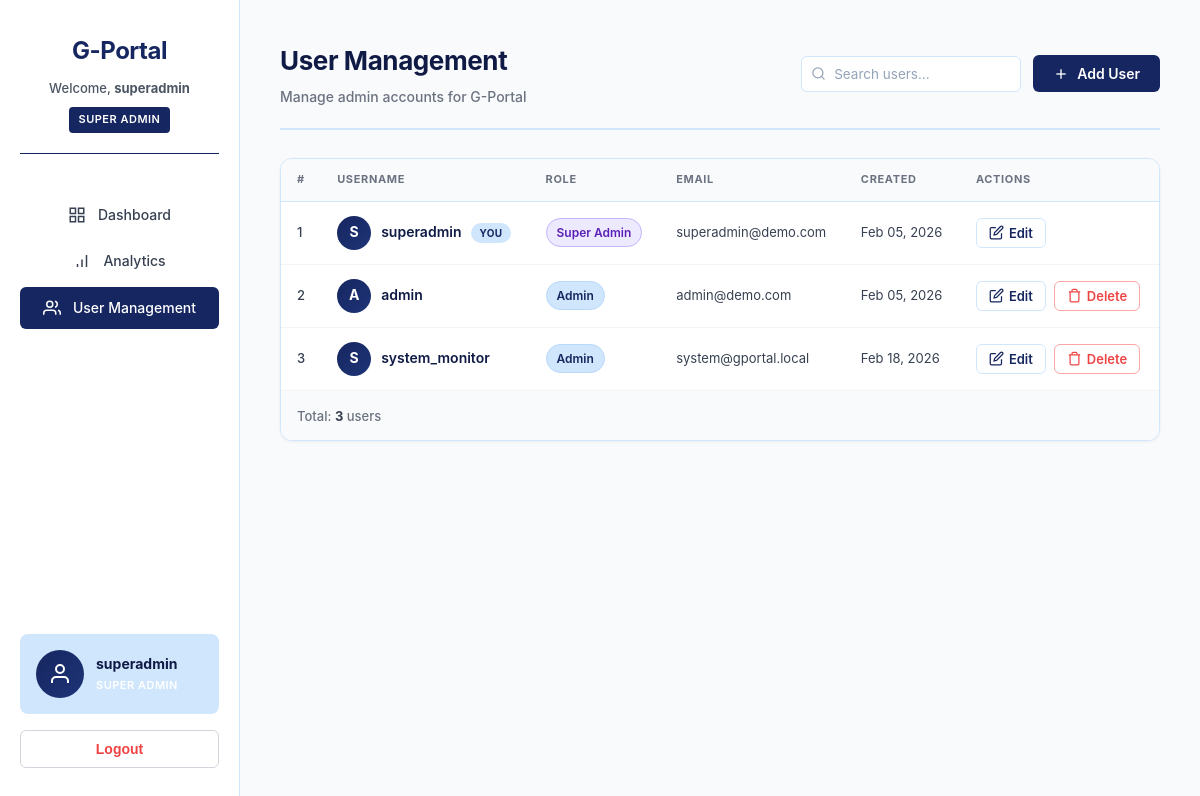
/pages/users.php (signed in), run on the app's committed database.
### tables this page shows
CREATE TABLE `users` (
  `id` int(10) UNSIGNED NOT NULL,
  `username` varchar(50) NOT NULL,
  `password` varchar(255) NOT NULL,
  `role` enum('Super Admin','Admin') NOT NULL,
  `email` varchar(255) DEFAULT NULL COMMENT 'Email for notifications (IT specialist will configure)',
  `created_at` timestamp NOT NULL DEFAULT current_timestamp()
);

### config/session.php (called while the page is built, shortened)
<?php
function getCurrentUser() {
    return [
        'id'       => $_SESSION['user_id'] ?? null,
        'username' => $_SESSION['username'] ?? null,
        'role'     => $_SESSION['role'] ?? null
    ];
}
?>

### pages/users.php (the view, shortened to what this page needs)
<?php
require_once '../config/session.php';
$currentUser = getCurrentUser();
$conn = getDBConnection();
$result = $conn->query("SELECT id, username, role, email, created_at FROM users ORDER BY FIELD(role, 'Super Admin', 'Admin'), username ASC");
$users = [];
while ($row = $result->fetch_assoc()) { $users[] = $row; }
?>
<!DOCTYPE html>
<html lang="en">
<head>
    <link rel="stylesheet" href="../assets/css/style.css">
    <link rel="stylesheet" href="../assets/css/users.css">
</head>
<body>
<div class="container">
    <aside class="sidebar">
        <div class="sidebar-header">
            <h1>G-Portal</h1>
            <div class="user-info">
                Welcome, <strong><?php echo htmlspecialchars($currentUser['username']); ?></strong>
                <span class="user-role"><?php echo htmlspecialchars($currentUser['role']); ?></span>
            </div>
        </div>
        <nav>
            <ul class="nav-menu">
                <li>
                    <a href="dashboard.php">
                        <svg width="18" height="18" viewBox="0 0 24 24" fill="none" stroke="currentColor" stroke-width="2"><rect x="3" y="3" width="7" height="7"></rect><rect x="14" y="3" width="7" height="7"></rect><rect x="14" y="14" width="7" height="7"></rect><rect x="3" y="14" width="7" height="7"></rect></svg>
                        Dashboard
                    </a>
                </li>
                <li>
                    <a href="analytics.php">
                        <svg width="18" height="18" viewBox="0 0 24 24" fill="none" stroke="currentColor" stroke-width="2"><line x1="12" y1="20" x2="12" y2="10"></line><line x1="18" y1="20" x2="18" y2="4"></line><line x1="6" y1="20" x2="6" y2="16"></line></svg>
                        Analytics
                    </a>
                </li>
                <li>
                    <a href="users.php" class="active">
                        <svg width="18" height="18" viewBox="0 0 24 24" fill="none" stroke="currentColor" stroke-width="2"><path d="M17 21v-2a4 4 0 0 0-4-4H5a4 4 0 0 0-4 4v2"></path><circle cx="9" cy="7" r="4"></circle><path d="M23 21v-2a4 4 0 0 0-3-3.87"></path><path d="M16 3.13a4 4 0 0 1 0 7.75"></path></svg>
                        User Management
                    </a>
                </li>
            </ul>
            <div class="user-profile">
                <div class="user-avatar-large">
                    <svg width="24" height="24" viewBox="0 0 24 24" fill="none" stroke="currentColor" stroke-width="2"><path d="M20 21v-2a4 4 0 0 0-4-4H8a4 4 0 0 0-4 4v2"></path><circle cx="12" cy="7" r="4"></circle></svg>
                </div>
                <div class="user-info">
                    <div class="user-name"><?php echo htmlspecialchars($currentUser['username']); ?></div>
                    <div class="user-role"><?php echo htmlspecialchars($currentUser['role']); ?></div>
                </div>
            </div>
            <form action="../backend/logout.php" method="POST">
                <button type="submit" class="btn-logout">Logout</button>
            </form>
        </nav>
    </aside>
    <main class="main-content">
        <div class="page-header-users">
            <div>
                <h2 class="page-title-users">User Management</h2>
                <p class="page-subtitle-users">Manage admin accounts for G-Portal</p>
            </div>
            <div class="users-header-right">
                <div class="users-search-wrap">
                    <input type="text" id="userSearchInput" class="users-search-input"
                           placeholder="Search users..."
                           oninput="searchUsers(this.value)">
                </div>
                <button class="btn-add-user" onclick="openAddUserModal()">
                    <svg width="16" height="16" viewBox="0 0 24 24" fill="none" stroke="currentColor" stroke-width="2"><line x1="12" y1="5" x2="12" y2="19"></line><line x1="5" y1="12" x2="19" y2="12"></line></svg>
                    Add User
                </button>
            </div>
        </div>
        <div class="users-table-wrap">
            <table class="users-table" id="usersTable">
                <thead>
                    <tr>
                        <th>#</th>
                        <th>Username</th>
                        <th>Role</th>
                        <th>Email</th>
                        <th>Created</th>
                        <th>Actions</th>
                    </tr>
                </thead>
                <tbody id="usersTableBody">
                    <?php foreach ($users as $i => $user): ?>
                    <tr data-user-id="<?php echo $user['id']; ?>" id="userRow_<?php echo $user['id']; ?>">
                        <td class="users-td-num"><?php echo $i + 1; ?></td>
                        <td>
                            <div class="users-name-cell">
                                <div class="users-avatar">
                                    <?php echo strtoupper(substr($user['username'], 0, 1)); ?>
                                </div>
                                <span class="users-username"><?php echo htmlspecialchars($user['username']); ?></span>
                                <?php if ($user['id'] == $currentUser['id']): ?>
                                    <span class="users-you-badge">You</span>
                                <?php endif; ?>
                            </div>
                        </td>
                        <td>
                            <span class="users-role-badge users-role-<?php echo strtolower(str_replace(' ', '-', $user['role'])); ?>">
                                <?php echo htmlspecialchars($user['role']); ?>
                            </span>
                        </td>
                        <td class="users-email"><?php echo $user['email'] ? htmlspecialchars($user['email']) : '<span class="users-no-email">—</span>'; ?></td>
                        <td class="users-date"><?php echo date('M d, Y', strtotime($user['created_at'])); ?></td>
                        <td>
                            <div class="users-actions">
                                <button class="btn-user-edit" onclick="openEditUserModal(
                                    <?php echo $user['id']; ?>,
                                    '<?php echo addslashes($user['username']); ?>',
                                    '<?php echo addslashes($user['role']); ?>',
                                    '<?php echo addslashes($user['email'] ?? ''); ?>'
                                )" title="Edit user">
                                    <svg width="15" height="15" viewBox="0 0 24 24" fill="none" stroke="currentColor" stroke-width="2"><path d="M11 4H4a2 2 0 0 0-2 2v14a2 2 0 0 0 2 2h14a2 2 0 0 0 2-2v-7"></path><path d="M18.5 2.5a2.121 2.121 0 0 1 3 3L12 15l-4 1 1-4 9.5-9.5z"></path></svg>
                                    Edit
                                </button>
                                <?php if ($user['id'] != $currentUser['id']): ?>
                                <button class="btn-user-delete" onclick="openDeleteUserModal(
                                    <?php echo $user['id']; ?>,
                                    '<?php echo addslashes($user['username']); ?>'
                                )" title="Delete user">
                                    <svg width="15" height="15" viewBox="0 0 24 24" fill="none" stroke="currentColor" stroke-width="2"><polyline points="3 6 5 6 21 6"></polyline><path d="M19 6v14a2 2 0 0 1-2 2H7a2 2 0 0 1-2-2V6m3 0V4a2 2 0 0 1 2-2h4a2 2 0 0 1 2 2v2"></path></svg>
                                    Delete
                                </button>
                                <?php endif; ?>
                            </div>
                        </td>
                    </tr>
                    <?php endforeach; ?>
                </tbody>
            </table>
            <div class="users-table-footer">
                <span class="users-total">Total: <strong><?php echo count($users); ?></strong> user<?php echo count($users) !== 1 ? 's' : ''; ?></span>
            </div>
        </div>
    </main>
</div>
</body>
</html>

### assets/css/style.css (style rules this page uses)
* { margin: 0; padding: 0; box-sizing: border-box; }
:root { --primary-color: #162660; --primary-dark: #0f1a45; --primary-light: #1e3477; --secondary-color: #d0e6fd; --secondary-dark: #b8d9fc; --tertiary-color: #f1e4d1; --tertiary-dark: #e8d7bb; --gray-50: #f9fafb; --gray-100: #f3f4f6; --gray-200: #e5e7eb; --gray-300: #d1d5db; --gray-400: #9ca3af; --gray-500: #6b7280; --gray-600: #4b5563; --gray-700: #374151; --gray-800: #1f2937; --gray-900: #111827; --white: #ffffff; --black: #000000; --success: #10b981; --danger: #ef4444; --warning: #f59e0b; --shadow-xs: 0 1px 2px 0 rgba(22, 38, 96, 0.03); --shadow-sm: 0 1px 3px 0 rgba(22, 38, 96, 0.06); --shadow-md: 0 4px 6px -1px rgba(22, 38, 96, 0.08); --shadow-lg: 0 10px 15px -3px rgba(22, 38, 96, 0.1); --radius-sm: 6px; --radius-md: 8px; --radius-lg: 12px; --transition: 0.2s cubic-bezier(0.4, 0, 0.2, 1); }
body { font-family: -apple-system, BlinkMacSystemFont, "Segoe UI", "Roboto", "Oxygen", "Ubuntu", sans-serif; background-color: var(--gray-50); color: var(--gray-900); line-height: 1.6; -webkit-font-smoothing: antialiased; -moz-osx-font-smoothing: grayscale; }
.container { display: flex; min-height: 100vh; }
.sidebar { width: 240px; background-color: var(--white); padding: 32px 20px; border-right: 1px solid var(--secondary-color); position: fixed; height: 100vh; overflow-y: auto; display: flex; flex-direction: column; }
.sidebar-header { margin-bottom: 40px; padding-bottom: 20px; border-bottom: 1px solid var(--primary-color); text-align: center; }
.sidebar-header h1 { font-size: 24px; color: var(--primary-color); font-weight: 700; margin-bottom: 6px; letter-spacing: -0.5px; }
.sidebar-header .user-info { font-size: 13px; color: var(--gray-600); margin-top: 8px; font-weight: 500; }
.sidebar-header .user-role { display: inline-block; background-color: var(--primary-color); color: var(--white); padding: 4px 10px; border-radius: 4px; font-size: 10px; font-weight: 600; margin-top: 8px; text-transform: uppercase; letter-spacing: 0.5px; }
.user-profile { display: flex; align-items: center; gap: 12px; padding: 16px; background-color: var(--secondary-color); border-radius: var(--radius-md); margin-top: auto; margin-bottom: 16px; }
.user-avatar-large { width: 48px; height: 48px; border-radius: 50%; background: linear-gradient( 135deg, var(--primary-color), var(--primary-light) ); display: flex; align-items: center; justify-content: center; color: var(--white); flex-shrink: 0; }
.user-info { flex: 1; min-width: 0; }
.user-info .user-name { font-size: 14px; font-weight: 700; color: var(--primary-dark); margin-bottom: 2px; white-space: nowrap; overflow: hidden; text-overflow: ellipsis; }
.user-info .user-role { font-size: 11px; color: var(--white); font-weight: 600; text-transform: uppercase; letter-spacing: 0.5px; }
nav { flex: 1; display: flex; flex-direction: column; }
.nav-menu { list-style: none; flex: 1; }
.nav-menu li { margin-bottom: 4px; }
.nav-menu a { display: flex; align-items: center; justify-content: center; padding: 10px 12px; text-decoration: none; color: var(--gray-700); border-radius: var(--radius-sm); transition: all var(--transition); font-weight: 500; font-size: 14px; }
.nav-menu a.active { background-color: var(--primary-color); color: var(--white); }
.nav-menu a svg { margin-right: 12px; }
.btn-logout { width: 100%; margin-top: auto; padding: 10px 16px; background-color: transparent; color: var(--danger); border: 1px solid var(--gray-300); border-radius: var(--radius-sm); cursor: pointer; font-weight: 600; font-size: 14px; transition: all var(--transition); }
.main-content { flex: 1; margin-left: 240px; padding: 40px; background-color: var(--gray-50); }

### data on the page
users: username "superadmin", role "SUPER ADMIN", username "S", shows "YOU", role "Super Admin", email "superadmin@demo.com", created_at "Feb 05, 2026"
users: username "A", username "admin", role "Admin", email "admin@demo.com", created_at "Feb 05, 2026"
users: username "S", username "system_monitor", role "Admin", email "system@gportal.local", created_at "Feb 18, 2026"

### other printed values
count($users) "3"
